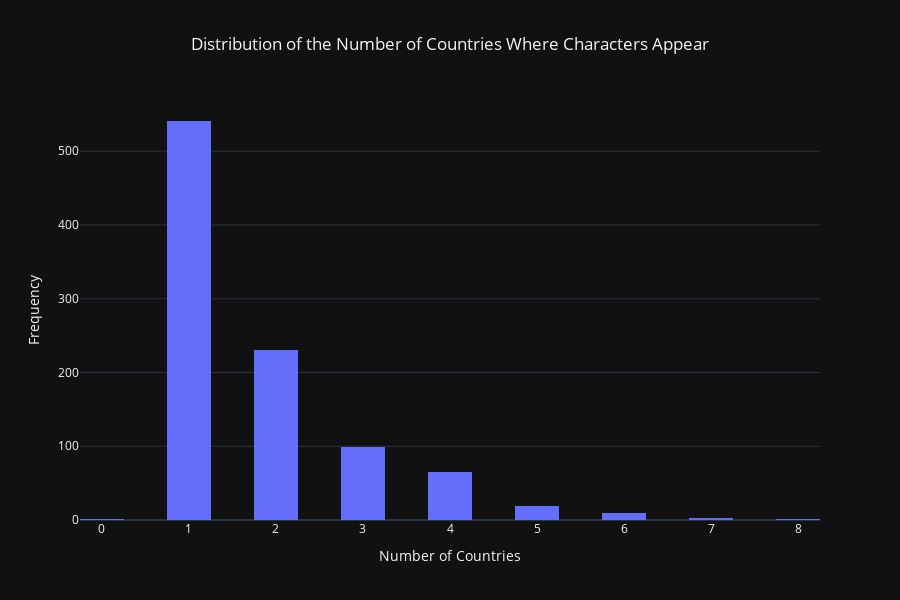

The code cell stored with this chart in its notebook:
### Markdown cell above
970 characters appear in multiple films; on average, they appear in 1.8 different countries. They feature in up to 8 different films. Let's look at the distribution of the number of countries

### Code cell
import plotly.express as px

# Créer le graphique avec Plotly
fig = px.histogram(
    df_character_influence,
    x='number_countries',
    nbins=20,
    title='Distribution of the Number of Countries Where Characters Appear',
    labels={'number_countries': 'Number of Countries'},
    template='plotly_dark'  # Vous pouvez choisir un autre thème (e.g., 'plotly_white')
)

# Ajuster les axes et le titre
fig.update_layout(
    width=900,  # Réduire la largeur
    height=600,  # Augmenter la hauteur
    xaxis_title='Number of Countries',
    yaxis_title='Frequency',
    title={
        'x': 0.5,  # Centrer le titre
        'xanchor': 'center'
    }
)

# Afficher le graphique
fig.show()

### Figure 1 — Plotly figure (JSON) as saved in the notebook; plotly's stock layout.template omitted (floating-point values rounded to 4 significant figures; data arrays with more than 128 entries replaced by an {"elided": "..."} marker saying what was removed)
{"data": [{"alignmentgroup": "True", "bingroup": "x", "hovertemplate": "Number of Countries=%{x}<br>count=%{y}<extra></extra>", "legendgroup": "", "marker": {"color": "#636efa", "pattern": {"shape": ""}}, "name": "", "nbinsx": 20, "offsetgroup": "", "orientation": "v", "showlegend": false, "type": "histogram", "x": {"elided": "970 int values"}, "xaxis": "x", "yaxis": "y"}], "layout": {"barmode": "relative", "height": 600, "legend": {"tracegroupgap": 0}, "title": {"text": "Distribution of the Number of Countries Where Characters Appear", "x": 0.5, "xanchor": "center"}, "width": 900, "xaxis": {"anchor": "y", "domain": [0, 1], "title": {"text": "Number of Countries"}}, "yaxis": {"anchor": "x", "domain": [0, 1], "title": {"text": "Frequency"}}}}
